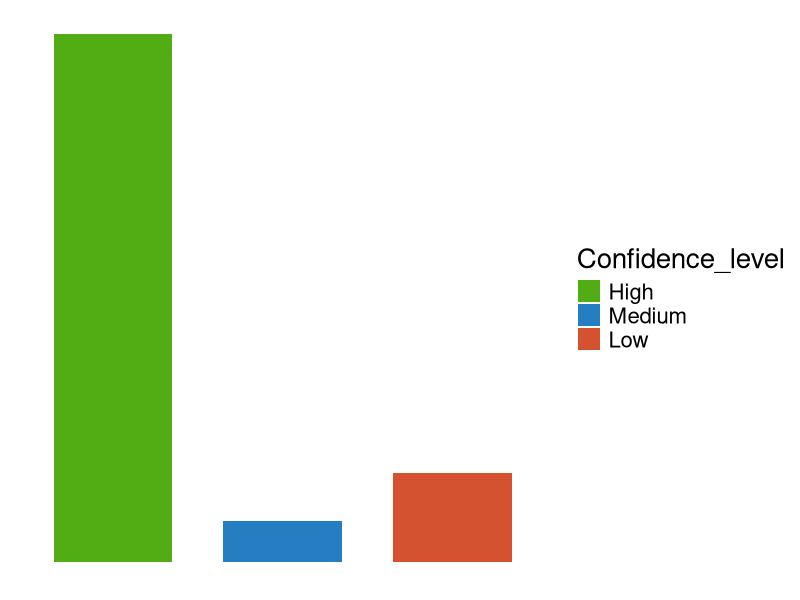

Reproduce this figure in R.
# libraries

library(data.table)
library(scales)
library(readxl)
library(tidyverse)


############### 03/21 validation data

All_MGE_information_table = read_excel("Study_associated_data/Supplementary_data/S1_All_MGE_information_table.xlsx")

Cutoffs_information = read_excel("Study_associated_data/Supplementary_data/T1_Cutoffs_information_table.xlsx")

FINAL_PREDICTION_ = fread("Study_associated_data/Supplementary_data/S3B_Final_prediction_table_0321_by_tyPPing.tsv") 

# not used
# FINAL_SUMMARY = fread("Study_associated_data/Supplementary_data/S3A_All_hmm_hits_table_0321_by_tyPPing.tsv")

FINAL_PREDICTION = FINAL_PREDICTION_ %>% 
  full_join(All_MGE_information_table %>% filter(`in 03/21` == "Yes"), by=c("Genome ID"="NCBI accession")) %>%
  left_join(Cutoffs_information %>% select(`P-P type`, `Lower size limit (bp)`, `Upper size limit (bp)`)) %>% group_by(`Genome ID`)


################# Figure 2B: Venn diagram numbers

# MinProteins U Composition
aUb = FINAL_PREDICTION %>% filter(!is.na(`Predicted by`)) %>% summarise(n=n())

# MinProteins
a = FINAL_PREDICTION %>% filter(`Predicted by` == "MinProteins + Composition" | `Predicted by` == "MinProteins") %>% summarise(n=n())

# Composition
b = FINAL_PREDICTION %>% filter(`Predicted by` == "MinProteins + Composition" | `Predicted by` == "Composition") %>% summarise(n=n())

# MinProteins & Composition 
aQb = FINAL_PREDICTION %>% filter(`Predicted by` == "MinProteins + Composition") %>% summarise(n=n())

# MinProteins & Size
aQsize = FINAL_PREDICTION %>% filter(`Predicted by` == "MinProteins + Composition" | `Predicted by` == "MinProteins") %>%
  filter (`Genome size (bp)` >= `Lower size limit (bp)` & `Genome size (bp)` <= `Upper size limit (bp)`) %>% summarise(n=n())

# Composition & Size
bQsize = FINAL_PREDICTION %>% filter(`Predicted by` == "MinProteins + Composition" | `Predicted by` == "Composition") %>%
  filter (`Genome size (bp)` >= `Lower size limit (bp)` & `Genome size (bp)` <= `Upper size limit (bp)`) %>% summarise(n=n())

# MinProteins & Composition & Size
aQbQsize = FINAL_PREDICTION %>% filter(`Predicted by` == "MinProteins + Composition") %>%
  filter (`Genome size (bp)` >= `Lower size limit (bp)` & `Genome size (bp)` <= `Upper size limit (bp)`) %>% summarise(n=n())

# MinProteins & Composition & !Size
aQb_size = FINAL_PREDICTION %>% filter(`Predicted by` == "MinProteins + Composition") %>%
  filter (`Genome size (bp)` < `Lower size limit (bp)` | `Genome size (bp)` > `Upper size limit (bp)`) %>% summarise(n=n())

# MinProteins only & !Size
a_ = FINAL_PREDICTION %>% filter(`Predicted by` == "MinProteins") %>% 
  anti_join(FINAL_PREDICTION %>% filter(`Predicted by` == "MinProteins + Composition"), by ="Genome ID") %>%
  filter (`Genome size (bp)` < `Lower size limit (bp)` | `Genome size (bp)` > `Upper size limit (bp)`) %>% summarise(n=n())

# MinProteins only & Size
a_size = FINAL_PREDICTION %>% filter(`Predicted by` == "MinProteins") %>% 
  anti_join(FINAL_PREDICTION %>% filter(`Predicted by` == "MinProteins + Composition"), by ="Genome ID") %>%
  filter (`Genome size (bp)` >= `Lower size limit (bp)` & `Genome size (bp)` <= `Upper size limit (bp)`) %>% summarise(n=n())

# Composition only & !Size
b_ = FINAL_PREDICTION %>% filter(`Predicted by` == "Composition") %>% 
  anti_join(FINAL_PREDICTION %>% filter(`Predicted by` == "MinProteins + Composition"), by ="Genome ID") %>%
  filter (`Genome size (bp)` < `Lower size limit (bp)` | `Genome size (bp)` > `Upper size limit (bp)`) %>% summarise(n=n())

# Composition only & Size
b_size = FINAL_PREDICTION %>% filter(`Predicted by` == "Composition") %>% 
  anti_join(FINAL_PREDICTION %>% filter(`Predicted by` == "MinProteins + Composition"), by ="Genome ID") %>%
  filter (`Genome size (bp)` >= `Lower size limit (bp)` & `Genome size (bp)` <= `Upper size limit (bp)`) %>% summarise(n=n())


################# Figure 2C: Confidence levels

# Number of confident predictions 
FINAL_PREDICTION_conf = FINAL_PREDICTION %>% filter(`Confidence level` != "Low")

FINAL_PREDICTION_conf_high = FINAL_PREDICTION_conf %>% filter(`Confidence level` == "High")
FINAL_PREDICTION_conf_medium = FINAL_PREDICTION_conf %>% filter(`Confidence level` == "Medium")

# Number of low-confident predictions
FINAL_PREDICTION_conf_low = FINAL_PREDICTION %>% filter(`Confidence level` == "Low")
FINAL_PREDICTION_conf_low_short  = FINAL_PREDICTION_conf_low %>% filter(`Genome size (bp)` < `Lower size limit (bp)`)

Low_conf_summary = FINAL_PREDICTION_conf_low %>% 
  group_by(`P-P type`) %>% summarise(n=n())

######################## Figure 2C: Number of P-P with confidence levels 

confidence_levels_count = data.frame(
  Confidence_level = c("High", "Medium","Low"), 
  Count = c(nrow(FINAL_PREDICTION_conf_high), nrow(FINAL_PREDICTION_conf_medium), nrow(FINAL_PREDICTION_conf_low)))

# Set factor levels to maintain the desired order
confidence_levels_count$Confidence_level <- factor(confidence_levels_count$Confidence_level, levels = c("High", "Medium","Low"))
confidence_colors = c("High" = "#51ad13", "Medium" = "#257ec2", "Low" = "#d4522f")


ggplot(confidence_levels_count, aes(x = Confidence_level, y = Count, fill = Confidence_level)) +
  geom_bar(stat = "identity", width = 0.7) +
  # coord_flip() +  # Horizontal bars
  scale_fill_manual(values = confidence_colors) +
  theme_minimal() +
  theme(
    axis.title = element_blank(), 
    axis.text = element_blank(),  
    axis.ticks = element_blank(), 
    panel.grid = element_blank(),  
    text = element_text(size = 20)
  )


################# Figure 2C: Comparison to MM-GRC

overlap = FINAL_PREDICTION_conf %>% filter(!`MGE type MM-GRC` %in% c("Plasmid", "Phage"))

tyPPing_only = FINAL_PREDICTION_conf %>% filter(`MGE type MM-GRC` %in% c("Plasmid", "Phage"))

MM_GRC_only = anti_join(FINAL_PREDICTION %>% filter(`MGE type MM-GRC` %in% c("N15 group", "AB_1 subgroup", "cp32 group", 
                                                                               "P1_1 subgroup", "P1_2 subgroup", "P11 group","P12 group", 
                                                                               "pKpn group", "pSLy3 group", "pCAV group", "pMT1 group", "SSU5_pHCM2 group") ), FINAL_PREDICTION_conf, by="Genome ID")


